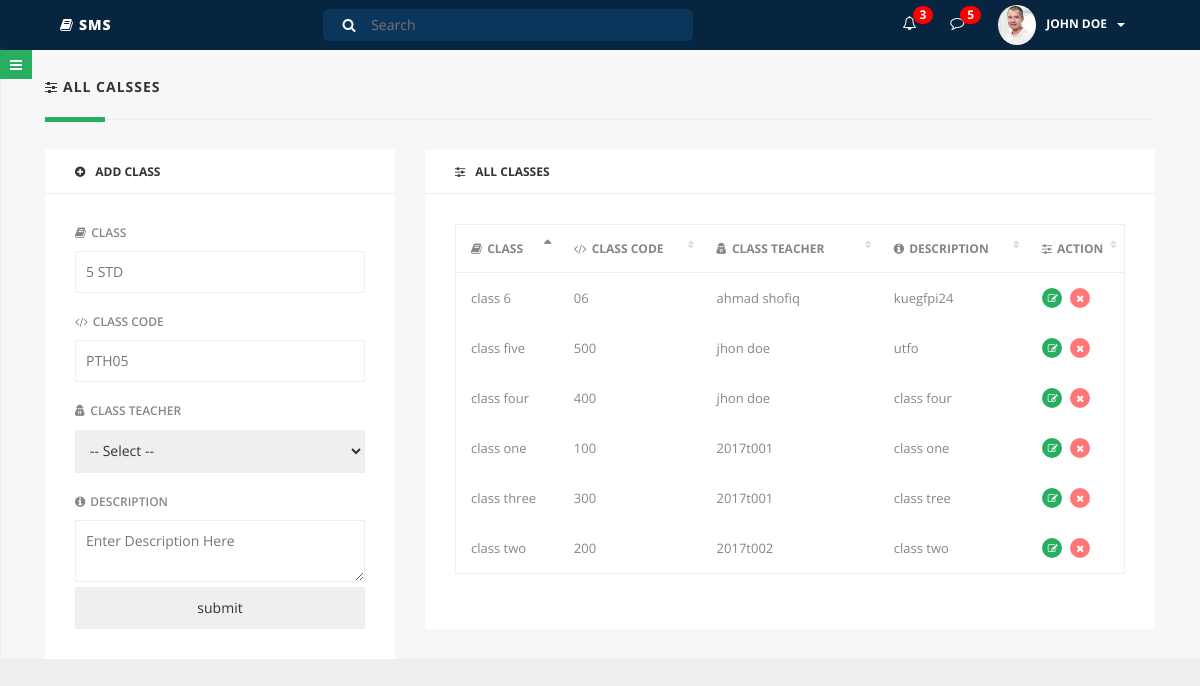
/add_class.php, run on the app's committed database.
### tables this page shows
CREATE TABLE `class` (
  `id` int(11) NOT NULL,
  `class` varchar(25) NOT NULL,
  `class_code` varchar(25) NOT NULL,
  `class_teacher` varchar(25) NOT NULL,
  `description` varchar(1000) NOT NULL
);

### add_class.php (the view, shortened to what this page needs)
<?php include('header.php'); ?>
		<div class="parent-wrapper" id="outer-wrapper">
			<div class="main-content" id="content-wrapper">
				<div class="container-fluid">
					<div class="row">
						<div class="col-lg-12 clear-padding-xs">
							<h5 class="page-title"><i class="fa fa-sliders"></i>ALL CALSSES</h5>
							<div class="section-divider"></div>
						</div>
					</div>
					<div class="row">
						<div class="col-lg-12 clear-padding-xs">
							<div class="col-sm-4">
							<form method="post">
								<div class="dash-item first-dash-item">
									<h6 class="item-title"><i class="fa fa-plus-circle"></i>ADD CLASS</h6>
									<div class="inner-item">
										<div class="dash-form">
											<label class="clear-top-margin"><i class="fa fa-book"></i>CLASS</label>
											<input name="class" type="text" placeholder="5 STD" />
											<label><i class="fa fa-code"></i>CLASS CODE</label>
											<input name="class_code" type="text" placeholder="PTH05" />
											<label><i class="fa fa-user-secret"></i>CLASS TEACHER</label>
											<select name="class_teacher">
											<option>-- Select --</option>
					<?php
						include('database.php');
					?>
											</select>
											<label><i class="fa fa-info-circle"></i>DESCRIPTION</label>
											<textarea name="description" placeholder="Enter Description Here"></textarea>
											<div>
												<input type="submit" name="submit" value="submit">
											</div>
										</div>
									</div>
								</div>
							</form>
							</div>
				<div class="col-sm-8">
					<div class="dash-item first-dash-item">
						<h6 class="item-title"><i class="fa fa-sliders"></i>ALL CLASSES</h6>
						<div class="inner-item">
						<table id="attendenceDetailedTable" class="display responsive nowrap" cellspacing="0" width="100%">
						<thead>
							<tr>
								<th><i class="fa fa-book"></i>CLASS</th>
								<th><i class="fa fa-code"></i>CLASS CODE</th>
								<th><i class="fa fa-user-secret"></i>CLASS TEACHER</th>
								<th><i class="fa fa-info-circle"></i>DESCRIPTION</th>
								<th><i class="fa fa-sliders"></i>ACTION</th>
							</tr>
						</thead>
						<tbody>
	<?php
		$sql = "SELECT * FROM class ORDER BY class_code asc";
		$obj = mysqli_query($connection, $sql);
		foreach ($obj as $key => $value) {
	?>
							<tr>
								<td><?php echo $value['class']; ?></td>
								<td><?php echo $value['class_code']; ?></td>
								<td><?php echo $value['class_teacher']; ?></td>
								<td><?php echo $value['description']; ?></td>
								<td class="action-link">
								<a class="edit" href="Edit_class.php?id=<?php echo $value['id']; ?>" title="Edit" ><i class="fa fa-edit"></i></a>
								<a class="delete" href="delete_class.php?id=<?php echo $value['id']; ?>" title="Delete"><i class="fa fa-remove"></i></a>
								</td>
							</tr>
		<?php } ?>
						</tbody>
						</table>
						</div>
								</div>
							</div>
						</div>
					</div>
				</div>
				<div class="menu-togggle-btn">
					<a href="#menu-toggle" id="menu-toggle"><i class="fa fa-bars"></i></a>
				</div>
				<?php include('footer.php'); ?>

### assets/css/style.css (style rules this page uses)
html, body { font-family: 'Open Sans', sans-serif; height: 100%; text-rendering: optimizeLegibility; -webkit-font-smoothing: antialiased; }
input[type=text] { width: 130px; -webkit-transition: width 0.4s ease-in-out; transition: width 0.4s ease-in-out; }
body { background: #eee !important; }
.row { margin: 0; }
.dash-form input, .dash-form textarea, .dash-form select { width: 100%; border: 1px solid #eee; padding: 10px; }
.dash-form label { display: block; color: #81878C; font-size: 12px; font-weight: 600; margin-top: 20px; margin-bottom: 10px; }
.dash-form label i, .dash-form a i { margin-right: 5px; }
.clear-top-margin { margin-top: 0 !important; }
.dash-item { margin-top: 30px; background: #fff; }
.dash-item .item-title { font-weight: 700; margin: 0; border-bottom: 1px solid #eee; padding: 15px 30px; }
.dash-item .item-title i { margin-right: 10px; }
.dash-item .inner-item { padding: 30px; }
.first-dash-item { margin-top: 0px; }
.parent-wrapper { padding-left: 0; -webkit-transition: all 0.5s ease; -moz-transition: all 0.5s ease; -o-transition: all 0.5s ease; transition: all 0.5s ease; }
.main-content { width: 100%; position: absolute; padding: 30px 0 0; background: #f7f7f7; }
.menu-togggle-btn { position: absolute; top: 5px; z-index: 10000; width: 50px }
.menu-togggle-btn a { color: #fff; padding: 5px 10px; background: #27AE60; }
@media (min-width:768px) { .parent-wrapper { padding-left: 0; position: relative; } }
.section-divider { margin: 25px 15px 30px; border-top: 1px solid #eee; position: relative; }
.section-divider:after { content: ''; position: absolute; width: 60px; background: #27AE60; height: 5px; left: 0px; top: -3px; }
.page-title { font-weight: 700; letter-spacing: 1px; line-height: 1; margin: 0; padding: 0 15px; }
.page-title i { margin-right: 5px; }
table.dataTable thead th { border-bottom: 1px solid #eee; font-size: 12px; font-weight: 700; color: #81878C; padding: 15px; }
table.dataTable thead th i { margin-right: 5px; }
table.dataTable tbody td { padding: 15px; font-size: 13px; color: #81878C; }
table.dataTable.display tbody td { border-top: none; }
table.dataTable tbody td a { color: #27AE60; }
table.dataTable tbody td a i { margin-right: 5px; }
table.dataTable.no-footer { border: 1px solid #eee; margin-bottom: 25px; }
table.dataTable thead th { position: relative; background-image: none !important; }
table.dataTable thead th.sorting:after, table.dataTable thead th.sorting_asc:after, table.dataTable thead th.sorting_desc:after { position: absolute; top: 12px; right: 8px; display: block; font-family: FontAwesome; }
table.dataTable thead th.sorting:after { content: "\f0dc"; color: #ddd; font-size: 0.8em; padding-top: 0.12em; }
table.dataTable thead th.sorting_asc:after { content: "\f0de"; }
.action-link a { color: #fff !important; display: inline-block; height: 20px; width: 20px; border-radius: 50%; text-align: center; padding: 3px 6px; margin-right: 5px; font-size: 10px; }
.action-link .edit { background: #27AE60; }
.action-link .delete { background: #FF7676; }

### data on the page
class: class "class 6", class_code "06", class_teacher "ahmad shofiq", description "kuegfpi24"
class: class "class one", class_code "100", class_teacher "2017t001", description "class one"
class: class "class two", class_code "200", class_teacher "2017t002", description "class two"
class: class "class three", class_code "300", class_teacher "2017t001", description "class tree"
class: class "class four", class_code "400", class_teacher "jhon doe", description "class four"
class: class "class five", class_code "500", class_teacher "jhon doe", description "utfo"
